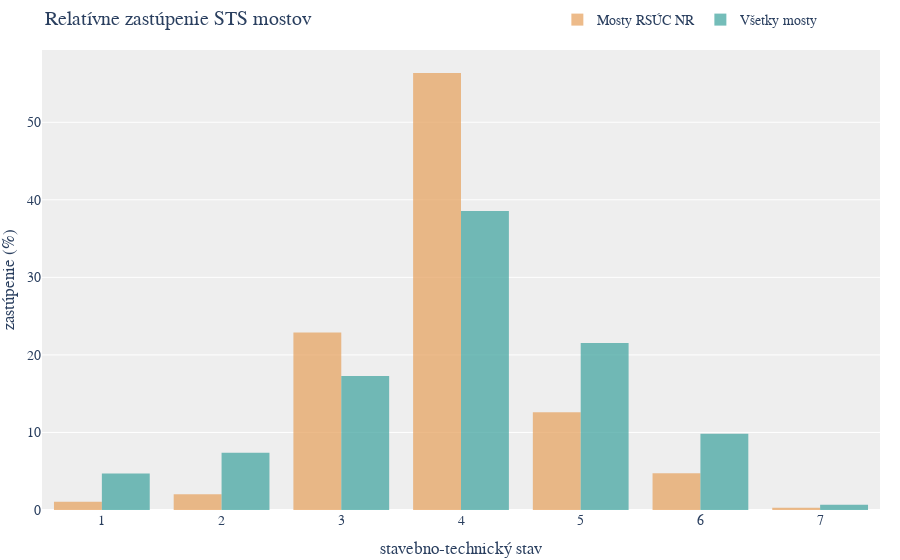

Notebook source saved alongside this figure:
### Code cell
import plotly.graph_objects as go

# Creating the histogram for filtered_bridges
trace_filtered = go.Histogram(
    x=filtered_bridges["n_2023"],
    name='Mosty RSÚC NR',
    marker_color='#e7a564 ',
    opacity=0.75,
    histnorm='percent',
    offsetgroup=1  # Set offsetgroup to 1 for the bars to be side by side
)

# Creating the histogram for df_bridges_all
trace_all = go.Histogram(
    x=df_bridges_all["n_2023"],
    name='Všetky mosty',
    marker_color='#46a7a2',
    opacity=0.75,
    histnorm='percent',
    offsetgroup=2  # Set offsetgroup to 2 for the bars to be side by side
)

# Creating the figure and adding the histograms
fig = go.Figure(data=[trace_filtered, trace_all])

# Update the layout with Montserrat font
fig.update_layout(
    title_text='Relatívne zastúpenie STS mostov',
    xaxis_title_text='stavebno-technický stav',
    yaxis_title_text='zastúpenie (%)',
    barmode='group',  # Set barmode to "group" for bars to be side by side
    font=dict(
        family="Montserrat, sans-serif",  # Set font family to Montserrat
        size=14
    ),
    legend=dict(
        orientation="h",  # Horizontal legend orientation
        yanchor="top",  # Anchor legend to the top
        y=1.10,  # Position the legend slightly above the plot
        xanchor="left",  # Anchor legend to the left
        x=.615  # Align legend to the left
    ),
    plot_bgcolor='#EEEEEE',
    margin=dict(l=0, r=20, t=50, b=50),  # Adjust margins for tight layout
    bargap=0.2
)

# Adjusting the opacity for better visualization
fig.update_traces(opacity=0.75)

fig.show()

### Figure 1 — Plotly figure (JSON) as saved in the notebook; plotly's stock layout.template omitted (floating-point values rounded to 4 significant figures; data arrays with more than 128 entries replaced by an {"elided": "..."} marker saying what was removed)
{"data": [{"histnorm": "percent", "marker": {"color": "#e7a564 "}, "name": "Mosty RSÚC NR", "offsetgroup": "1", "opacity": 0.75, "type": "histogram", "x": {"elided": "1031 int values"}}, {"histnorm": "percent", "marker": {"color": "#46a7a2"}, "name": "Všetky mosty", "offsetgroup": "2", "opacity": 0.75, "type": "histogram", "x": {"elided": "8125 int values"}}], "layout": {"bargap": 0.2, "barmode": "group", "font": {"family": "Montserrat, sans-serif", "size": 14}, "legend": {"orientation": "h", "x": 0.615, "xanchor": "left", "y": 1.1, "yanchor": "top"}, "margin": {"b": 50, "l": 0, "r": 20, "t": 50}, "plot_bgcolor": "#EEEEEE", "title": {"text": "Relatívne zastúpenie STS mostov"}, "xaxis": {"title": {"text": "stavebno-technický stav"}}, "yaxis": {"title": {"text": "zastúpenie (%)"}}}}
